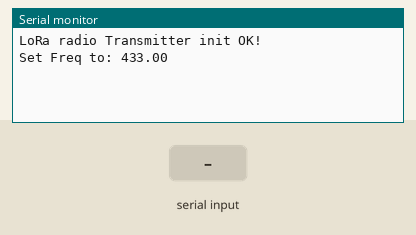
Recording of a sketch running on a simulated Arduino Uno, built with avr-gcc and run on an emulated ATmega328P. Parts: the last lines printed to the serial monitor. The inputs (shaded band) are chosen by the test bench. No radio packets arrive unless stated.

Above: at 1.3 s.
1.4 s: "1\n" received over Serial
At 2.3 s:
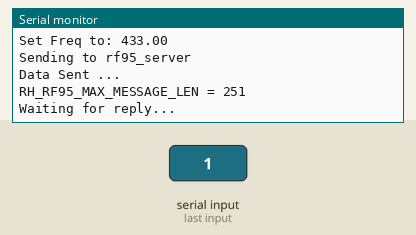
At 3.4 s:
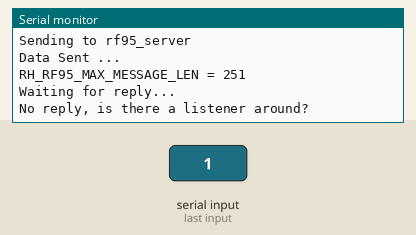

The sketch:

Transmitter.ino
```cpp
#include <SPI.h>
#include <RH_RF95.h>

#define RFM95_CS 10
#define RFM95_RST 9
#define RFM95_INT 2

// Change to 434.0 or other frequency, must match RX's freq!
#define RF95_FREQ 433.0

// Singleton instance of the radio driver
RH_RF95 rf95(RFM95_CS, RFM95_INT);

String serialBuf;

void setup()
{
    pinMode(RFM95_RST, OUTPUT);
    digitalWrite(RFM95_RST, HIGH);

    while (!Serial);
    Serial.begin(9600);
    delay(100);

    // manual reset
    digitalWrite(RFM95_RST, LOW);
    delay(10);
    digitalWrite(RFM95_RST, HIGH);
    delay(10);

    while (!rf95.init())
	{
		Serial.println("LoRa radio init failed");
		while (1);
    }

    Serial.println("LoRa radio Transmitter init OK!");

    if (!rf95.setFrequency(RF95_FREQ))
	{
		Serial.println("LoRa Transmitter SetFrequency failed");
		while (1);
    }

    Serial.print("Set Freq to: "); Serial.println(RF95_FREQ);

    rf95.setTxPower(23, false);


}

int16_t packetnum = 0;  // packet counter, we increment per xmission

void loop()
{

	if(Serial.available()>0)
	{
		Serial.println("Sending to rf95_server");
		// Send a message to rf95_server

		serialBuf = Serial.readStringUntil('\n');

		sendPackets(serialBuf);

		// Now wait for a reply
		uint8_t buf[RH_RF95_MAX_MESSAGE_LEN];
		uint8_t len = sizeof(buf);

		Serial.print("RH_RF95_MAX_MESSAGE_LEN = "); Serial.println(RH_RF95_MAX_MESSAGE_LEN);

		Serial.println("Waiting for reply..."); delay(10);

		if (rf95.waitAvailableTimeout(1000))
		{
			// Should be a reply message for us now
			if (rf95.recv(buf, &len))
			{
				Serial.print("Got reply: ");
				Serial.println((char*)buf);
				Serial.print("RSSI: ");
				Serial.println(rf95.lastRssi(), DEC);
			}

			else
			{
				Serial.println("Receive failed");
			}
		}

		else
		{
			Serial.println("No reply, is there a listener around?");
		}
	}
}

void sendPackets(String message)
{
	// Transmit radio packets
	uint8_t *data;
	char _x[message.length()];
	message.toCharArray(_x, message.length());
	data = (uint8_t *)_x;
	rf95.send(data, sizeof(data));
	rf95.waitPacketSent();
	Serial.println("Data Sent ...");
}
```

Measured:
- after the input at 1.4 s, the serial monitor: prints a new line at once (image 1)
